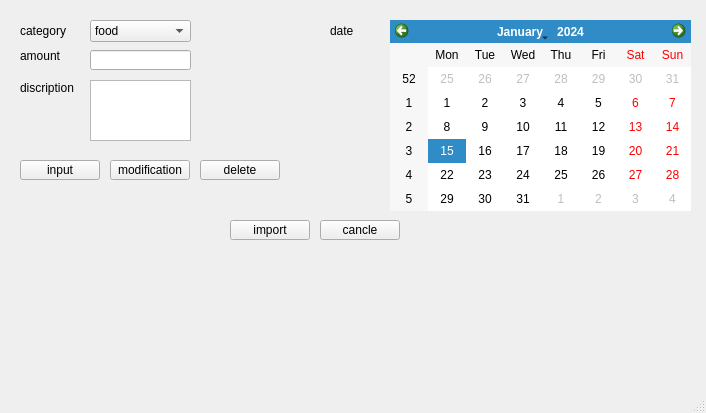
<?xml version="1.0" encoding="UTF-8"?>
<ui version="4.0">
 <class>MainWindow</class>
 <widget class="QMainWindow" name="MainWindow">
  <property name="geometry">
   <rect>
    <x>0</x>
    <y>0</y>
    <width>706</width>
    <height>413</height>
   </rect>
  </property>
  <property name="windowTitle">
   <string>MainWindow</string>
  </property>
  <widget class="QWidget" name="centralwidget">
   <widget class="QComboBox" name="comboBox">
    <property name="geometry">
     <rect>
      <x>90</x>
      <y>20</y>
      <width>101</width>
      <height>22</height>
     </rect>
    </property>
    <item>
     <property name="text">
      <string>food</string>
     </property>
    </item>
    <item>
     <property name="text">
      <string>transportation</string>
     </property>
    </item>
    <item>
     <property name="text">
      <string>fashion</string>
     </property>
    </item>
   </widget>
   <widget class="QLineEdit" name="lineEdit">
    <property name="geometry">
     <rect>
      <x>90</x>
      <y>50</y>
      <width>101</width>
      <height>20</height>
     </rect>
    </property>
    <property name="text">
     <string/>
    </property>
   </widget>
   <widget class="QPlainTextEdit" name="plainTextEdit">
    <property name="geometry">
     <rect>
      <x>90</x>
      <y>80</y>
      <width>101</width>
      <height>61</height>
     </rect>
    </property>
   </widget>
   <widget class="QLabel" name="label">
    <property name="geometry">
     <rect>
      <x>20</x>
      <y>20</y>
      <width>61</width>
      <height>21</height>
     </rect>
    </property>
    <property name="text">
     <string>category</string>
    </property>
   </widget>
   <widget class="QLabel" name="label_2">
    <property name="geometry">
     <rect>
      <x>20</x>
      <y>50</y>
      <width>54</width>
      <height>12</height>
     </rect>
    </property>
    <property name="text">
     <string>amount</string>
    </property>
   </widget>
   <widget class="QLabel" name="label_3">
    <property name="geometry">
     <rect>
      <x>330</x>
      <y>20</y>
      <width>71</width>
      <height>21</height>
     </rect>
    </property>
    <property name="text">
     <string>date</string>
    </property>
   </widget>
   <widget class="QLabel" name="label_4">
    <property name="geometry">
     <rect>
      <x>20</x>
      <y>80</y>
      <width>61</width>
      <height>16</height>
     </rect>
    </property>
    <property name="text">
     <string>discription</string>
    </property>
   </widget>
   <widget class="QPushButton" name="pushButton">
    <property name="geometry">
     <rect>
      <x>20</x>
      <y>160</y>
      <width>80</width>
      <height>20</height>
     </rect>
    </property>
    <property name="text">
     <string>input</string>
    </property>
   </widget>
   <widget class="QPushButton" name="pushButton_2">
    <property name="geometry">
     <rect>
      <x>110</x>
      <y>160</y>
      <width>80</width>
      <height>20</height>
     </rect>
    </property>
    <property name="text">
     <string>modification</string>
    </property>
   </widget>
   <widget class="QPushButton" name="pushButton_3">
    <property name="geometry">
     <rect>
      <x>200</x>
      <y>160</y>
      <width>80</width>
      <height>20</height>
     </rect>
    </property>
    <property name="text">
     <string>delete</string>
    </property>
   </widget>
   <widget class="QPushButton" name="pushButton_4">
    <property name="geometry">
     <rect>
      <x>230</x>
      <y>220</y>
      <width>80</width>
      <height>20</height>
     </rect>
    </property>
    <property name="text">
     <string>import</string>
    </property>
   </widget>
   <widget class="QPushButton" name="pushButton_5">
    <property name="geometry">
     <rect>
      <x>320</x>
      <y>220</y>
      <width>80</width>
      <height>20</height>
     </rect>
    </property>
    <property name="text">
     <string>cancle</string>
    </property>
   </widget>
   <widget class="QCalendarWidget" name="calendarWidget">
    <property name="geometry">
     <rect>
      <x>390</x>
      <y>20</y>
      <width>301</width>
      <height>191</height>
     </rect>
    </property>
   </widget>
  </widget>
  <widget class="QMenuBar" name="menubar">
   <property name="geometry">
    <rect>
     <x>0</x>
     <y>0</y>
     <width>706</width>
     <height>25</height>
    </rect>
   </property>
  </widget>
  <widget class="QStatusBar" name="statusbar"/>
 </widget>
 <resources/>
 <connections/>
</ui>
